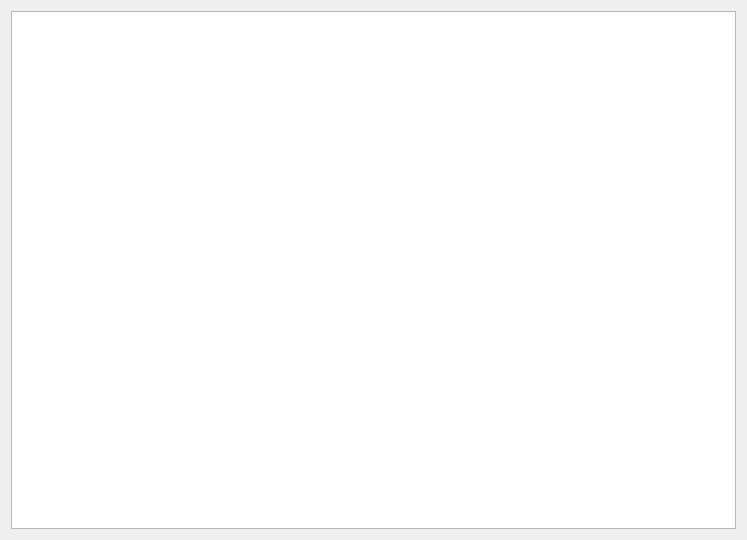
<?xml version="1.0" encoding="UTF-8"?>
<ui version="4.0">
 <class>CDlgMissionPlatformList</class>
 <widget class="QWidget" name="CDlgMissionPlatformList">
  <property name="geometry">
   <rect>
    <x>0</x>
    <y>0</y>
    <width>747</width>
    <height>540</height>
   </rect>
  </property>
  <property name="windowTitle">
   <string>Form</string>
  </property>
  <layout class="QGridLayout" name="gridLayout">
   <item row="0" column="0">
    <widget class="QTableWidget" name="tableWidget"/>
   </item>
  </layout>
 </widget>
 <resources/>
 <connections/>
</ui>
